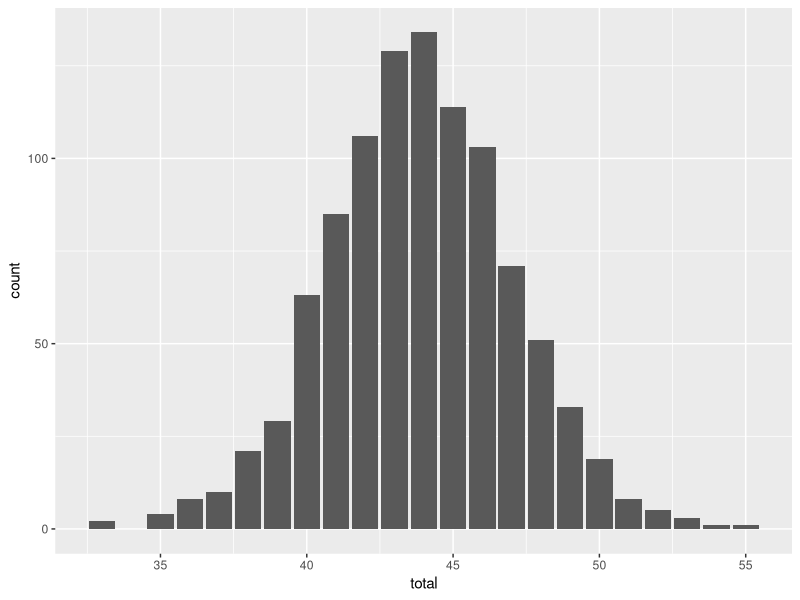
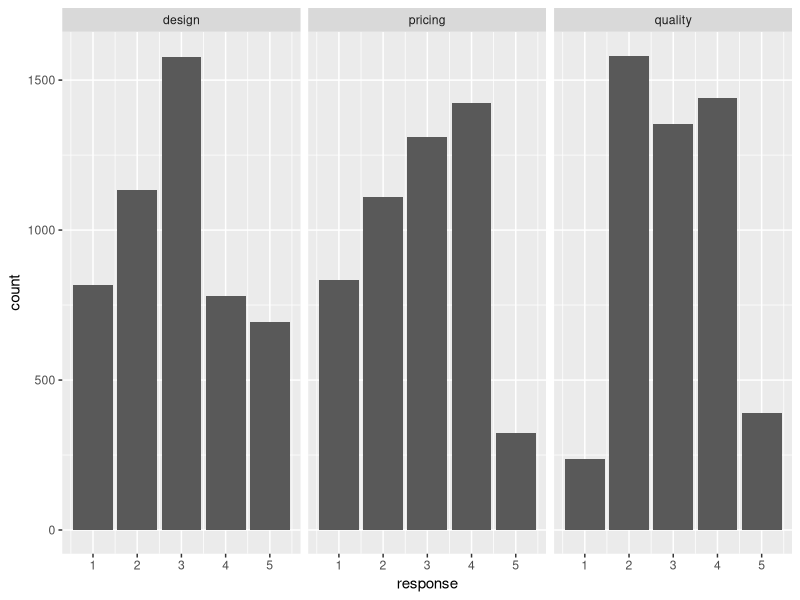
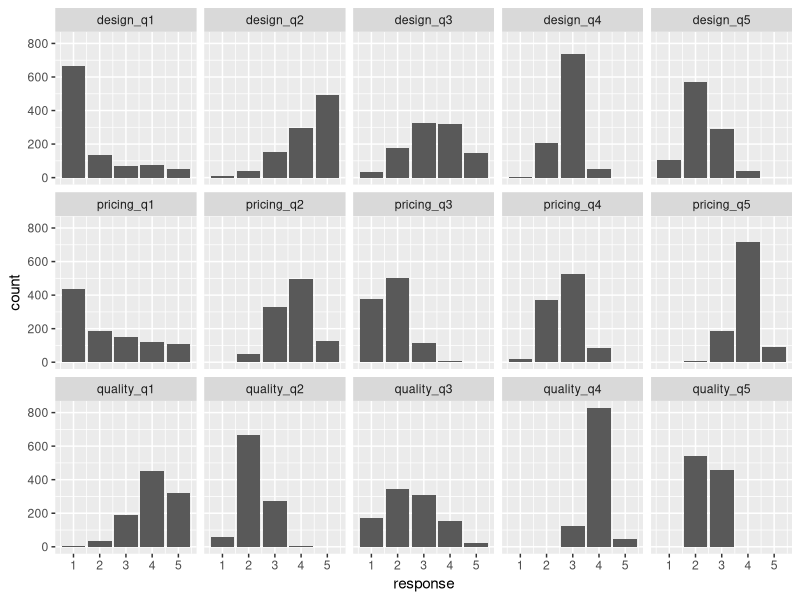
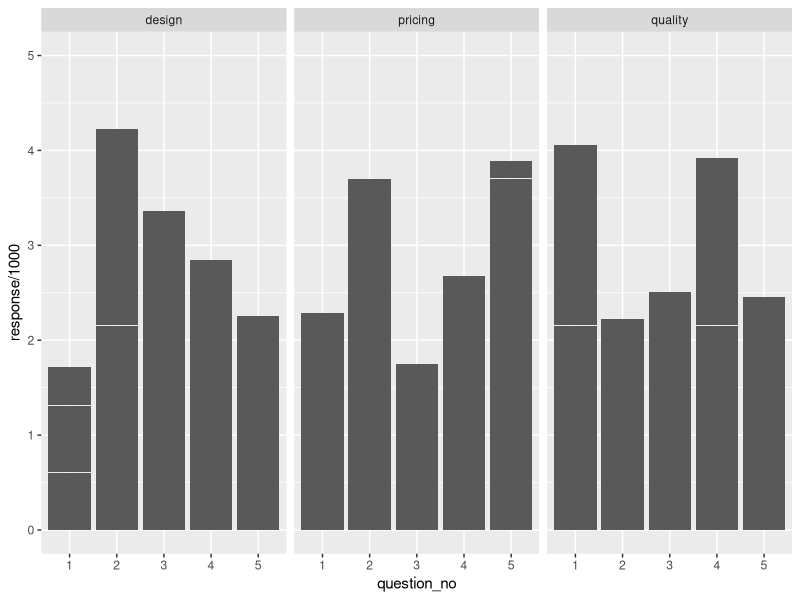

Generate these figures, in order, with R:
#### Load the Data ####
library(tidyverse)
survey_data <- readxl::read_excel("Random Survey Data.xlsx")
survey_cols <- c(paste0("design_q", rep(1:5)), paste0("quality_q", rep(1:5)), paste0("pricing_q", rep(1:5)), "id")

# Change column names
colnames(survey_data) <- survey_cols                                                  

#### Recode the Likert responses ####
likert_recode <- function(x) {
  as.numeric(case_when(
    x == "Strongly Disagree" ~ 1,
    x == "Disagree" ~ 2,
    x == "Neutral" ~ 3,
    x == "Agree" ~ 4,
    x == "Strongly Agree" ~ 5,
  ))
}

# Negative Recode 
likert_recode_negative <- function(x) {
  as.numeric(case_when(
    x == "Strongly Disagree" ~ 5,
    x == "Disagree" ~ 4,
    x == "Neutral" ~ 3,
    x == "Agree" ~ 2,
    x == "Strongly Agree" ~ 1,
  ))
}


# Apply the recoding
survey_positive <- survey_data %>%
  select(-id, -design_q3, -quality_q3, -quality_q4, -pricing_q5) %>%
  mutate_all(likert_recode)

survey_negative <- survey_data %>%
  select(design_q3, quality_q3, quality_q4, pricing_q5) %>%
  mutate_all(likert_recode_negative)

#Recombine data
survey_recoded <- cbind(survey_positive, survey_negative) 

#### Calculate Totals ####
# Overall Total
survey_recoded$total <- rowSums(survey_recoded) #Create column of total score per person

survey_recoded <- cbind(id = survey_data$id, survey_recoded) #Recombine data with Respondent IDs

# Total by category
survey_recoded <- survey_recoded %>%
  rowwise() %>%
  mutate(design_total = sum(design_q1, design_q2, design_q3, design_q4, design_q5),
         quality_total = sum(quality_q1, quality_q2, quality_q3, quality_q4, quality_q5),
         pricing_total = sum(pricing_q1, pricing_q2, pricing_q3, pricing_q4, pricing_q5)) %>%
  ungroup()


#### Reshape the data #### 
survey_long <- survey_recoded %>%
  pivot_longer(data = .,
               cols = 2:16,
               names_to = "question",
               values_to = "response") %>%
  select(-total, -design_total, -quality_total, -pricing_total) %>%
  mutate(category = str_match(question, "^[^_]+(?=_)"),
          question_no = str_match(question, "[0-9]$")
  )

#### Aggregate the data ####
survey_long %>%
  group_by(category) %>%
  summarise(avg_response = mean(response), sd_response = sd(response))

#### Visualize the data ####
# Histogram of Total Score
ggplot(survey_recoded, aes(x=total)) +
  geom_bar() 


# Histogram By Category
ggplot(survey_long, aes(x=response)) +
  geom_bar() +
  facet_wrap(~category)

# Histogram By Question
ggplot(survey_long, aes(x=response)) +
  geom_bar() +
  facet_wrap(~question, nrow = 3)

# Average Response per Question
survey_long %>%
  group_by(question) %>%
  ggplot(., aes(x = question_no, y = response/1000)) +
    geom_col() +
    facet_wrap(~category) + 
    ylim(0,5) 
